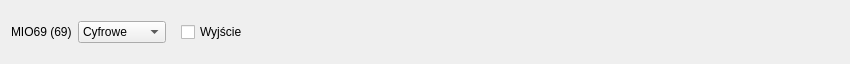
<?xml version="1.0" encoding="UTF-8"?>
<ui version="4.0">
    <class>WOutputPinRow</class>
    <widget class="QWidget" name="WOutputPinRow">
        <property name="geometry">
            <rect>
                <x>0</x>
                <y>0</y>
                <width>850</width>
                <height>64</height>
            </rect>
        </property>
        <property name="sizePolicy">
            <sizepolicy hsizetype="Minimum" vsizetype="Preferred">
                <horstretch>0</horstretch>
                <verstretch>0</verstretch>
            </sizepolicy>
        </property>
        <property name="windowTitle">
            <string>WOutputPinRow</string>
        </property>
        <layout class="QHBoxLayout" name="horizontalLayout">
            <item>
                <widget class="QLabel" name="lblPinInfo">
                    <property name="text">
                        <string>MIO69 (69)</string>
                    </property>
                </widget>
            </item>
            <item>
                <widget class="QComboBox" name="cbPinFunction">
                    <item>
                        <property name="text">
                            <string>Cyfrowe</string>
                        </property>
                    </item>
                    <item>
                        <property name="text">
                            <string>PWM</string>
                        </property>
                    </item>
                    <item>
                        <property name="text">
                            <string>Impulsowe</string>
                        </property>
                    </item>
                </widget>
            </item>
            <item>
                <widget class="QStackedWidget" name="swFunctionControl">
                    <property name="sizePolicy">
                        <sizepolicy hsizetype="Preferred" vsizetype="Preferred">
                            <horstretch>0</horstretch>
                            <verstretch>0</verstretch>
                        </sizepolicy>
                    </property>
                    <property name="currentIndex">
                        <number>0</number>
                    </property>
                    <widget class="QWidget" name="pDigital">
                        <property name="autoFillBackground">
                            <bool>false</bool>
                        </property>
                        <layout class="QHBoxLayout" name="horizontalLayout_2">
                            <item>
                                <widget class="QCheckBox" name="cbDigitalOutput">
                                    <property name="text">
                                        <string>Wyjście</string>
                                    </property>
                                </widget>
                            </item>
                            <item>
                                <spacer name="horizontalSpacer_2">
                                    <property name="orientation">
                                        <enum>Qt::Orientation::Horizontal</enum>
                                    </property>
                                    <property name="sizeHint" stdset="0">
                                        <size>
                                            <width>40</width>
                                            <height>20</height>
                                        </size>
                                    </property>
                                </spacer>
                            </item>
                        </layout>
                    </widget>
                    <widget class="QWidget" name="pPwmOut">
                        <layout class="QHBoxLayout" name="horizontalLayout_3">
                            <item>
                                <widget class="QCheckBox" name="cbPwmEnable">
                                    <property name="text">
                                        <string>Włącz</string>
                                    </property>
                                </widget>
                            </item>
                            <item>
                                <widget class="QLabel" name="lblPwmClock">
                                    <property name="text">
                                        <string>Żródło</string>
                                    </property>
                                </widget>
                            </item>
                            <item>
                                <widget class="QComboBox" name="cbPwmClock">
                                    <item>
                                        <property name="text">
                                            <string>Zegar 1</string>
                                        </property>
                                    </item>
                                    <item>
                                        <property name="text">
                                            <string>Zegar 2</string>
                                        </property>
                                    </item>
                                </widget>
                            </item>
                            <item>
                                <widget class="QLabel" name="lblPwmDuty">
                                    <property name="text">
                                        <string>Wypełnienie</string>
                                    </property>
                                </widget>
                            </item>
                            <item>
                                <widget class="QSpinBox" name="sbPwmDuty">
                                    <property name="suffix">
                                        <string>%</string>
                                    </property>
                                    <property name="maximum">
                                        <number>100</number>
                                    </property>
                                </widget>
                            </item>
                            <item>
                                <spacer name="horizontalSpacer_4">
                                    <property name="orientation">
                                        <enum>Qt::Orientation::Horizontal</enum>
                                    </property>
                                    <property name="sizeHint" stdset="0">
                                        <size>
                                            <width>40</width>
                                            <height>20</height>
                                        </size>
                                    </property>
                                </spacer>
                            </item>
                        </layout>
                    </widget>
                    <widget class="QWidget" name="pPulseOut">
                        <layout class="QHBoxLayout" name="horizontalLayout_4">
                            <item>
                                <widget class="QLabel" name="lblPulseClock">
                                    <property name="text">
                                        <string>Źródło</string>
                                    </property>
                                </widget>
                            </item>
                            <item>
                                <widget class="QComboBox" name="cbPulseClock">
                                    <item>
                                        <property name="text">
                                            <string>Zegar 1</string>
                                        </property>
                                    </item>
                                    <item>
                                        <property name="text">
                                            <string>Zegar 2</string>
                                        </property>
                                    </item>
                                </widget>
                            </item>
                            <item>
                                <widget class="QLabel" name="lblPulseLength">
                                    <property name="text">
                                        <string>Długość impulsu</string>
                                    </property>
                                    <property name="wordWrap">
                                        <bool>true</bool>
                                    </property>
                                </widget>
                            </item>
                            <item>
                                <widget class="QLabel" name="lblPulseCount">
                                    <property name="text">
                                        <string>Ilość impulsów</string>
                                    </property>
                                    <property name="wordWrap">
                                        <bool>true</bool>
                                    </property>
                                </widget>
                            </item>
                            <item>
                                <widget class="QSpinBox" name="sbPulseCount">
                                    <property name="minimum">
                                        <number>1</number>
                                    </property>
                                    <property name="maximum">
                                        <number>2147483647</number>
                                    </property>
                                </widget>
                            </item>
                            <item>
                                <widget class="QPushButton" name="btnPulseStart">
                                    <property name="text">
                                        <string>Wykonaj</string>
                                    </property>
                                </widget>
                            </item>
                        </layout>
                    </widget>
                </widget>
            </item>
        </layout>
    </widget>
    <resources/>
    <connections>
        <connection>
            <sender>cbPinFunction</sender>
            <signal>activated(int)</signal>
            <receiver>swFunctionControl</receiver>
            <slot>setCurrentIndex(int)</slot>
            <hints>
                <hint type="sourcelabel">
                    <x>123</x>
                    <y>31</y>
                </hint>
                <hint type="destinationlabel">
                    <x>347</x>
                    <y>31</y>
                </hint>
            </hints>
        </connection>
    </connections>
</ui>
